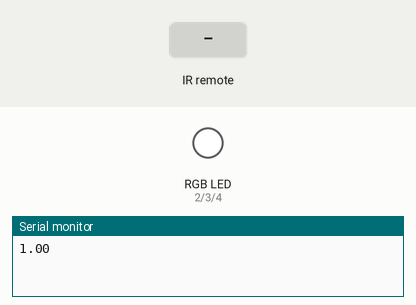
The sketch below on a simulated Arduino Nano, built with avr-gcc and run on an emulated ATmega328P. On the bench: an RGB LED mixed from three pins (HIGH = lit), the last lines printed to the serial monitor. The inputs (shaded band) are chosen by the test bench.

Above: at 1.2 s.
1.3 s: infrared code 0xFF30CF received
At 3.2 s:
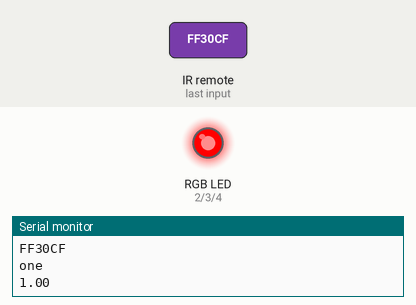
3.5 s: infrared code 0xFF18E7 received
At 4.7 s:
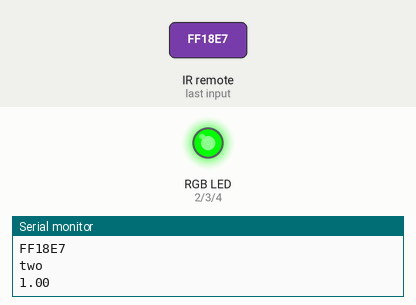
5.7 s: infrared code 0xFF7A85 received
At 7.6 s:
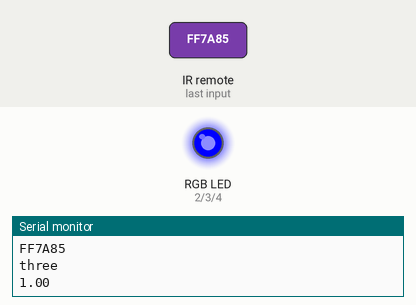
7.9 s: infrared code 0xFF10EF received
At 9.3 s:
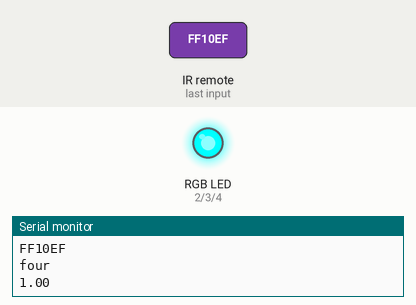
10.1 s: infrared code 0xFF38C7 received
At 12.0 s:
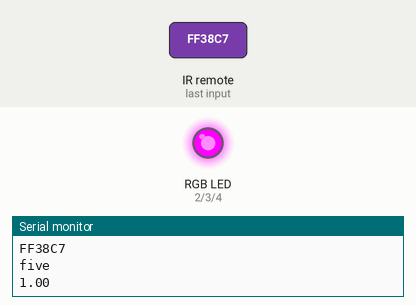
12.3 s: infrared code 0xFF5AA5 received
At 13.8 s:
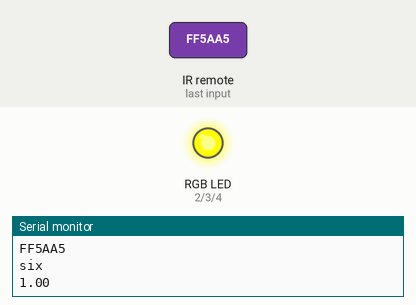
Timing chart, 0 to 15.3 s (numbered marks = the images above; inputs shaded):
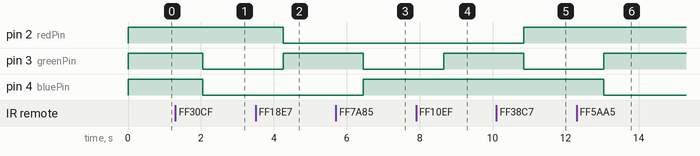

The sketch:

IR_remote_rgb_led.ino
```cpp
#include <IRremote.h>
int IRpin = A7;
IRrecv IR(IRpin);
decode_results cmd;
String myCommand;
int redPin = 2;
int greenPin = 3;
int bluePin = 4;
int redVal = 255;
int greenVal = 255;
int blueVal = 255;
float dFact = 1;
int stepVal = 15;
int ledState = 1;
bool redState = true;
bool greenState = true;
bool blueState = true;
void setup() {
  // put your setup code here, to run once:
  pinMode(redPin, OUTPUT);
  pinMode(greenPin, OUTPUT);
  pinMode(bluePin, OUTPUT);
  Serial.begin(9600);
  IR.enableIRIn();
}

void loop() {
  // put your main code here, to run repeatedly:

  analogWrite(redPin, redVal * dFact);
  Serial.println(dFact);
  analogWrite(greenPin, greenVal * dFact);
  analogWrite(bluePin, blueVal * dFact);

  // 0 white
  // 1 red
  // 2 green
  // 3 blue
  // 4 cyan (0, 255, 255)
  // 5 magenta (255, 0, 255)
  // 6 yellow (255, 255, 0)
  while (IR.decode(&cmd) == 0) {
  }
  delay(750);
  IR.resume();
  if (cmd.value == 0xFF6897) {
    myCommand = "zero";
    setColorStates(1, 1, 1);
  }
  if (cmd.value == 0xFF30CF) {
    myCommand = "one";
    setColorStates(1, 0, 0);
    Serial.println(redState);

  }
  if (cmd.value == 0xFF18E7) {
    myCommand = "two";
    setColorStates(0, 1, 0);
  }
  if (cmd.value == 0xFF7A85) {
    myCommand = "three";
    setColorStates(0, 0, 1);
  }
  if (cmd.value == 0xFF10EF) {
    myCommand = "four";
    setColorStates(0, 1, 1);
  }
  if (cmd.value == 0xFF38C7) {
    myCommand = "five";
    setColorStates(1, 0, 1);

  }
  if (cmd.value == 0xFF5AA5) {
    myCommand = "six";
    setColorStates(1, 1, 0);

  }
  if (cmd.value == 0xFF42BD) {
    myCommand = "seven";
  }
  if (cmd.value == 0xFF4AB5) {
    myCommand = "eight";
  }
  if (cmd.value == 0xFF52AD) {
    myCommand = "nine";
  }
  if (cmd.value == 0xFFA25D) {
    myCommand = "pwr";
    if (ledState == 1) {
      setColorStates(0, 0, 0);
      ledState = 0;
    } else {
      ledState = 1;
      setColorStates(1, 1, 1);
      dFact = 1;
    }
  }
  if (cmd.value == 0xFF629D) {
    myCommand = "vol_plus";
  }
  if (cmd.value == 0xFFA857) {
    myCommand = "vol_min";
  }
  if (cmd.value == 0xFFE21D) {
    myCommand = "stop";
  }
  if (cmd.value == 0xFF22DD) {
    myCommand = "rewind";
  }
  if (cmd.value == 0xFF02FD) {
    myCommand = "pause_play";
  }
  if (cmd.value == 0xFFC23D) {
    myCommand = "fast_forward";
  }
  if (cmd.value == 0xFFE01F) {
    myCommand = "down";
    dFact *= 0.75;
  }
  if (cmd.value == 0xFFA857) {
    myCommand = "vol_min";
  }
  if (cmd.value == 0xFF906F) {
    myCommand = "up";
    dFact *= 1.33;
    if (dFact > 1) {
      dFact = 1;
    }
    if (dFact < 0.01) {
      dFact = 0.01;
    }
  }
  if (cmd.value == 0xFF9867) {
    myCommand = "eq";
  }
  if (cmd.value == 0xFFB04F) {
    myCommand = "st_rept";
  }
  Serial.println(cmd.value, HEX);
  Serial.println(myCommand);
}

void setColorStates(bool rState, bool gState, bool bState) {
  if (rState) {
    redVal = 255;
  }  else {
    redVal = 0;
  }
  if (gState) {
    greenVal = 255;
  } else {
    greenVal = 0;
  }
  if (bState) {
    blueVal = 255;
  } else {
    blueVal = 0;
  }

}
```

Measured:
- after the input at 1.3 s, pin 3 (greenPin), pin 4 (bluePin): HIGH → LOW after 0.75 s
- after the input at 3.5 s, pin 2 (redPin): HIGH → LOW after 0.75 s; pin 3 (greenPin): LOW → HIGH after 0.75 s
- after the input at 5.7 s, pin 3 (greenPin): HIGH → LOW after 0.75 s; pin 4 (bluePin): LOW → HIGH after 0.75 s
- after the input at 7.9 s, pin 3 (greenPin): LOW → HIGH after 0.75 s
- after the input at 10.1 s, pin 2 (redPin): LOW → HIGH after 0.75 s; pin 3 (greenPin): HIGH → LOW after 0.75 s
- after the input at 12.3 s, pin 3 (greenPin): LOW → HIGH after 0.75 s; pin 4 (bluePin): HIGH → LOW after 0.75 s
